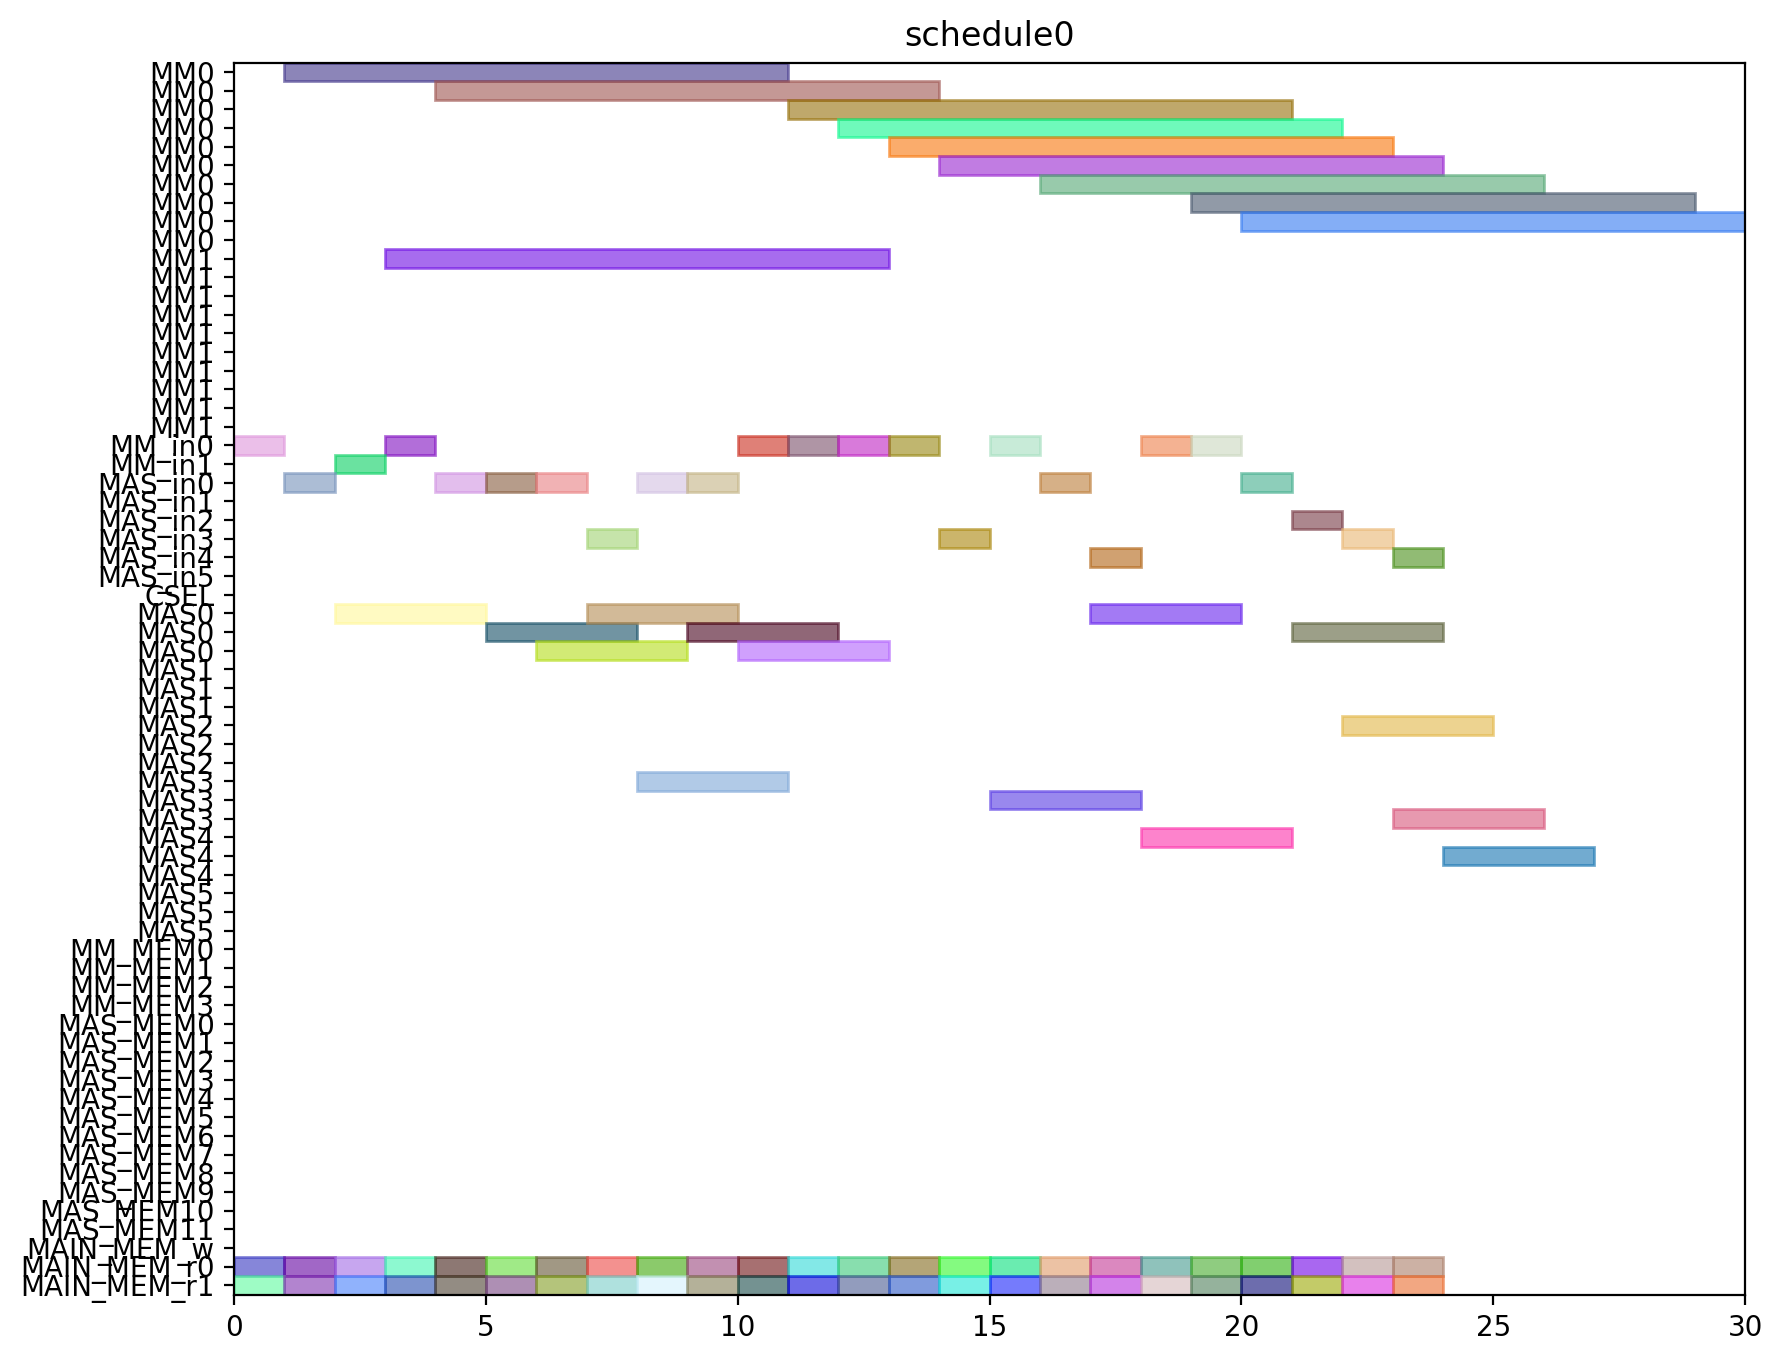

Recreate this plot in Python.
from pyschedule import Scenario, solvers, plotters, alt


def solve():
	horizon = 120
	S = Scenario("schedule0", horizon=horizon)

	# resource
	MM = S.Resources('MM', num=2, size=10)
	MM_in = S.Resources('MM_in', num=2)
	MAS_in = S.Resources('MAS_in', num=6)
	CSEL = S.Resource('CSEL')
	MAS = S.Resources('MAS', num=6, size=3, periods=range(1, horizon))
	MM_MEM = S.Resources('MM_MEM', num=4)
	MAS_MEM = S.Resources('MAS_MEM', num=12)
	MAIN_MEM_w = S.Resource('MAIN_MEM_w', size=1)
	MAIN_MEM_r = S.Resources('MAIN_MEM_r', num=2)

	# result of previous scheduling

	# new tasks
	t0_t0 = S.Task('t0_t0', length=3, delay_cost=1)
	t0_t0 += alt(MAS)
	t0_t0_in = S.Task('t0_t0_in', length=1, delay_cost=1)
	t0_t0_in += alt(MAS_in)
	S += t0_t0_in*MAS_in[0]<=t0_t0*MAS[0]

	S += t0_t0_in*MAS_in[1]<=t0_t0*MAS[1]

	S += t0_t0_in*MAS_in[2]<=t0_t0*MAS[2]

	S += t0_t0_in*MAS_in[3]<=t0_t0*MAS[3]

	S += t0_t0_in*MAS_in[4]<=t0_t0*MAS[4]

	S += t0_t0_in*MAS_in[5]<=t0_t0*MAS[5]

	t0_t0_mem0 = S.Task('t0_t0_mem0', length=1, delay_cost=1)
	t0_t0_mem0 += MAIN_MEM_r[0]
	S += t0_t0_mem0 <= t0_t0

	t0_t0_mem1 = S.Task('t0_t0_mem1', length=1, delay_cost=1)
	t0_t0_mem1 += MAIN_MEM_r[1]
	S += t0_t0_mem1 <= t0_t0

	t0_t1 = S.Task('t0_t1', length=3, delay_cost=1)
	t0_t1 += alt(MAS)
	t0_t1_in = S.Task('t0_t1_in', length=1, delay_cost=1)
	t0_t1_in += alt(MAS_in)
	S += t0_t1_in*MAS_in[0]<=t0_t1*MAS[0]

	S += t0_t1_in*MAS_in[1]<=t0_t1*MAS[1]

	S += t0_t1_in*MAS_in[2]<=t0_t1*MAS[2]

	S += t0_t1_in*MAS_in[3]<=t0_t1*MAS[3]

	S += t0_t1_in*MAS_in[4]<=t0_t1*MAS[4]

	S += t0_t1_in*MAS_in[5]<=t0_t1*MAS[5]

	t0_t1_mem0 = S.Task('t0_t1_mem0', length=1, delay_cost=1)
	t0_t1_mem0 += MAIN_MEM_r[0]
	S += t0_t1_mem0 <= t0_t1

	t0_t1_mem1 = S.Task('t0_t1_mem1', length=1, delay_cost=1)
	t0_t1_mem1 += MAIN_MEM_r[1]
	S += t0_t1_mem1 <= t0_t1

	t0_t3 = S.Task('t0_t3', length=10, delay_cost=1)
	t0_t3 += alt(MM)
	t0_t3_in = S.Task('t0_t3_in', length=1, delay_cost=1)
	t0_t3_in += alt(MM_in)
	S += t0_t3_in*MM_in[0]<=t0_t3*MM[0]
	S += t0_t3_in*MM_in[1]<=t0_t3*MM[1]
	t0_t3_mem0 = S.Task('t0_t3_mem0', length=1, delay_cost=1)
	t0_t3_mem0 += MAIN_MEM_r[0]
	S += t0_t3_mem0 <= t0_t3

	t0_t3_mem1 = S.Task('t0_t3_mem1', length=1, delay_cost=1)
	t0_t3_mem1 += MAIN_MEM_r[1]
	S += t0_t3_mem1 <= t0_t3

	t10 = S.Task('t10', length=3, delay_cost=1)
	t10 += alt(MAS)
	t10_in = S.Task('t10_in', length=1, delay_cost=1)
	t10_in += alt(MAS_in)
	S += t10_in*MAS_in[0]<=t10*MAS[0]

	S += t10_in*MAS_in[1]<=t10*MAS[1]

	S += t10_in*MAS_in[2]<=t10*MAS[2]

	S += t10_in*MAS_in[3]<=t10*MAS[3]

	S += t10_in*MAS_in[4]<=t10*MAS[4]

	S += t10_in*MAS_in[5]<=t10*MAS[5]

	t10_mem0 = S.Task('t10_mem0', length=1, delay_cost=1)
	t10_mem0 += MAIN_MEM_r[0]
	S += t10_mem0 <= t10

	t10_mem1 = S.Task('t10_mem1', length=1, delay_cost=1)
	t10_mem1 += MAIN_MEM_r[1]
	S += t10_mem1 <= t10

	t11 = S.Task('t11', length=3, delay_cost=1)
	t11 += alt(MAS)
	t11_in = S.Task('t11_in', length=1, delay_cost=1)
	t11_in += alt(MAS_in)
	S += t11_in*MAS_in[0]<=t11*MAS[0]

	S += t11_in*MAS_in[1]<=t11*MAS[1]

	S += t11_in*MAS_in[2]<=t11*MAS[2]

	S += t11_in*MAS_in[3]<=t11*MAS[3]

	S += t11_in*MAS_in[4]<=t11*MAS[4]

	S += t11_in*MAS_in[5]<=t11*MAS[5]

	t11_mem0 = S.Task('t11_mem0', length=1, delay_cost=1)
	t11_mem0 += MAIN_MEM_r[0]
	S += t11_mem0 <= t11

	t11_mem1 = S.Task('t11_mem1', length=1, delay_cost=1)
	t11_mem1 += MAIN_MEM_r[1]
	S += t11_mem1 <= t11

	t3_t0 = S.Task('t3_t0', length=10, delay_cost=1)
	t3_t0 += alt(MM)
	t3_t0_in = S.Task('t3_t0_in', length=1, delay_cost=1)
	t3_t0_in += alt(MM_in)
	S += t3_t0_in*MM_in[0]<=t3_t0*MM[0]
	S += t3_t0_in*MM_in[1]<=t3_t0*MM[1]
	t3_t0_mem0 = S.Task('t3_t0_mem0', length=1, delay_cost=1)
	t3_t0_mem0 += MAIN_MEM_r[0]
	S += t3_t0_mem0 <= t3_t0

	t3_t0_mem1 = S.Task('t3_t0_mem1', length=1, delay_cost=1)
	t3_t0_mem1 += MAIN_MEM_r[1]
	S += t3_t0_mem1 <= t3_t0

	t3_t1 = S.Task('t3_t1', length=10, delay_cost=1)
	t3_t1 += alt(MM)
	t3_t1_in = S.Task('t3_t1_in', length=1, delay_cost=1)
	t3_t1_in += alt(MM_in)
	S += t3_t1_in*MM_in[0]<=t3_t1*MM[0]
	S += t3_t1_in*MM_in[1]<=t3_t1*MM[1]
	t3_t1_mem0 = S.Task('t3_t1_mem0', length=1, delay_cost=1)
	t3_t1_mem0 += MAIN_MEM_r[0]
	S += t3_t1_mem0 <= t3_t1

	t3_t1_mem1 = S.Task('t3_t1_mem1', length=1, delay_cost=1)
	t3_t1_mem1 += MAIN_MEM_r[1]
	S += t3_t1_mem1 <= t3_t1

	t3_t2 = S.Task('t3_t2', length=3, delay_cost=1)
	t3_t2 += alt(MAS)
	t3_t2_in = S.Task('t3_t2_in', length=1, delay_cost=1)
	t3_t2_in += alt(MAS_in)
	S += t3_t2_in*MAS_in[0]<=t3_t2*MAS[0]

	S += t3_t2_in*MAS_in[1]<=t3_t2*MAS[1]

	S += t3_t2_in*MAS_in[2]<=t3_t2*MAS[2]

	S += t3_t2_in*MAS_in[3]<=t3_t2*MAS[3]

	S += t3_t2_in*MAS_in[4]<=t3_t2*MAS[4]

	S += t3_t2_in*MAS_in[5]<=t3_t2*MAS[5]

	t3_t2_mem0 = S.Task('t3_t2_mem0', length=1, delay_cost=1)
	t3_t2_mem0 += MAIN_MEM_r[0]
	S += t3_t2_mem0 <= t3_t2

	t3_t2_mem1 = S.Task('t3_t2_mem1', length=1, delay_cost=1)
	t3_t2_mem1 += MAIN_MEM_r[1]
	S += t3_t2_mem1 <= t3_t2

	t3_t3 = S.Task('t3_t3', length=3, delay_cost=1)
	t3_t3 += alt(MAS)
	t3_t3_in = S.Task('t3_t3_in', length=1, delay_cost=1)
	t3_t3_in += alt(MAS_in)
	S += t3_t3_in*MAS_in[0]<=t3_t3*MAS[0]

	S += t3_t3_in*MAS_in[1]<=t3_t3*MAS[1]

	S += t3_t3_in*MAS_in[2]<=t3_t3*MAS[2]

	S += t3_t3_in*MAS_in[3]<=t3_t3*MAS[3]

	S += t3_t3_in*MAS_in[4]<=t3_t3*MAS[4]

	S += t3_t3_in*MAS_in[5]<=t3_t3*MAS[5]

	t3_t3_mem0 = S.Task('t3_t3_mem0', length=1, delay_cost=1)
	t3_t3_mem0 += MAIN_MEM_r[0]
	S += t3_t3_mem0 <= t3_t3

	t3_t3_mem1 = S.Task('t3_t3_mem1', length=1, delay_cost=1)
	t3_t3_mem1 += MAIN_MEM_r[1]
	S += t3_t3_mem1 <= t3_t3

	t4_t0 = S.Task('t4_t0', length=3, delay_cost=1)
	t4_t0 += alt(MAS)
	t4_t0_in = S.Task('t4_t0_in', length=1, delay_cost=1)
	t4_t0_in += alt(MAS_in)
	S += t4_t0_in*MAS_in[0]<=t4_t0*MAS[0]

	S += t4_t0_in*MAS_in[1]<=t4_t0*MAS[1]

	S += t4_t0_in*MAS_in[2]<=t4_t0*MAS[2]

	S += t4_t0_in*MAS_in[3]<=t4_t0*MAS[3]

	S += t4_t0_in*MAS_in[4]<=t4_t0*MAS[4]

	S += t4_t0_in*MAS_in[5]<=t4_t0*MAS[5]

	t4_t0_mem0 = S.Task('t4_t0_mem0', length=1, delay_cost=1)
	t4_t0_mem0 += MAIN_MEM_r[0]
	S += t4_t0_mem0 <= t4_t0

	t4_t0_mem1 = S.Task('t4_t0_mem1', length=1, delay_cost=1)
	t4_t0_mem1 += MAIN_MEM_r[1]
	S += t4_t0_mem1 <= t4_t0

	t4_t1 = S.Task('t4_t1', length=3, delay_cost=1)
	t4_t1 += alt(MAS)
	t4_t1_in = S.Task('t4_t1_in', length=1, delay_cost=1)
	t4_t1_in += alt(MAS_in)
	S += t4_t1_in*MAS_in[0]<=t4_t1*MAS[0]

	S += t4_t1_in*MAS_in[1]<=t4_t1*MAS[1]

	S += t4_t1_in*MAS_in[2]<=t4_t1*MAS[2]

	S += t4_t1_in*MAS_in[3]<=t4_t1*MAS[3]

	S += t4_t1_in*MAS_in[4]<=t4_t1*MAS[4]

	S += t4_t1_in*MAS_in[5]<=t4_t1*MAS[5]

	t4_t1_mem0 = S.Task('t4_t1_mem0', length=1, delay_cost=1)
	t4_t1_mem0 += MAIN_MEM_r[0]
	S += t4_t1_mem0 <= t4_t1

	t4_t1_mem1 = S.Task('t4_t1_mem1', length=1, delay_cost=1)
	t4_t1_mem1 += MAIN_MEM_r[1]
	S += t4_t1_mem1 <= t4_t1

	t4_t3 = S.Task('t4_t3', length=10, delay_cost=1)
	t4_t3 += alt(MM)
	t4_t3_in = S.Task('t4_t3_in', length=1, delay_cost=1)
	t4_t3_in += alt(MM_in)
	S += t4_t3_in*MM_in[0]<=t4_t3*MM[0]
	S += t4_t3_in*MM_in[1]<=t4_t3*MM[1]
	t4_t3_mem0 = S.Task('t4_t3_mem0', length=1, delay_cost=1)
	t4_t3_mem0 += MAIN_MEM_r[0]
	S += t4_t3_mem0 <= t4_t3

	t4_t3_mem1 = S.Task('t4_t3_mem1', length=1, delay_cost=1)
	t4_t3_mem1 += MAIN_MEM_r[1]
	S += t4_t3_mem1 <= t4_t3

	t5_t0 = S.Task('t5_t0', length=10, delay_cost=1)
	t5_t0 += alt(MM)
	t5_t0_in = S.Task('t5_t0_in', length=1, delay_cost=1)
	t5_t0_in += alt(MM_in)
	S += t5_t0_in*MM_in[0]<=t5_t0*MM[0]
	S += t5_t0_in*MM_in[1]<=t5_t0*MM[1]
	t5_t0_mem0 = S.Task('t5_t0_mem0', length=1, delay_cost=1)
	t5_t0_mem0 += MAIN_MEM_r[0]
	S += t5_t0_mem0 <= t5_t0

	t5_t0_mem1 = S.Task('t5_t0_mem1', length=1, delay_cost=1)
	t5_t0_mem1 += MAIN_MEM_r[1]
	S += t5_t0_mem1 <= t5_t0

	t5_t1 = S.Task('t5_t1', length=10, delay_cost=1)
	t5_t1 += alt(MM)
	t5_t1_in = S.Task('t5_t1_in', length=1, delay_cost=1)
	t5_t1_in += alt(MM_in)
	S += t5_t1_in*MM_in[0]<=t5_t1*MM[0]
	S += t5_t1_in*MM_in[1]<=t5_t1*MM[1]
	t5_t1_mem0 = S.Task('t5_t1_mem0', length=1, delay_cost=1)
	t5_t1_mem0 += MAIN_MEM_r[0]
	S += t5_t1_mem0 <= t5_t1

	t5_t1_mem1 = S.Task('t5_t1_mem1', length=1, delay_cost=1)
	t5_t1_mem1 += MAIN_MEM_r[1]
	S += t5_t1_mem1 <= t5_t1

	t5_t2 = S.Task('t5_t2', length=3, delay_cost=1)
	t5_t2 += alt(MAS)
	t5_t2_in = S.Task('t5_t2_in', length=1, delay_cost=1)
	t5_t2_in += alt(MAS_in)
	S += t5_t2_in*MAS_in[0]<=t5_t2*MAS[0]

	S += t5_t2_in*MAS_in[1]<=t5_t2*MAS[1]

	S += t5_t2_in*MAS_in[2]<=t5_t2*MAS[2]

	S += t5_t2_in*MAS_in[3]<=t5_t2*MAS[3]

	S += t5_t2_in*MAS_in[4]<=t5_t2*MAS[4]

	S += t5_t2_in*MAS_in[5]<=t5_t2*MAS[5]

	t5_t2_mem0 = S.Task('t5_t2_mem0', length=1, delay_cost=1)
	t5_t2_mem0 += MAIN_MEM_r[0]
	S += t5_t2_mem0 <= t5_t2

	t5_t2_mem1 = S.Task('t5_t2_mem1', length=1, delay_cost=1)
	t5_t2_mem1 += MAIN_MEM_r[1]
	S += t5_t2_mem1 <= t5_t2

	t5_t3 = S.Task('t5_t3', length=3, delay_cost=1)
	t5_t3 += alt(MAS)
	t5_t3_in = S.Task('t5_t3_in', length=1, delay_cost=1)
	t5_t3_in += alt(MAS_in)
	S += t5_t3_in*MAS_in[0]<=t5_t3*MAS[0]

	S += t5_t3_in*MAS_in[1]<=t5_t3*MAS[1]

	S += t5_t3_in*MAS_in[2]<=t5_t3*MAS[2]

	S += t5_t3_in*MAS_in[3]<=t5_t3*MAS[3]

	S += t5_t3_in*MAS_in[4]<=t5_t3*MAS[4]

	S += t5_t3_in*MAS_in[5]<=t5_t3*MAS[5]

	t5_t3_mem0 = S.Task('t5_t3_mem0', length=1, delay_cost=1)
	t5_t3_mem0 += MAIN_MEM_r[0]
	S += t5_t3_mem0 <= t5_t3

	t5_t3_mem1 = S.Task('t5_t3_mem1', length=1, delay_cost=1)
	t5_t3_mem1 += MAIN_MEM_r[1]
	S += t5_t3_mem1 <= t5_t3

	t6_t0 = S.Task('t6_t0', length=10, delay_cost=1)
	t6_t0 += alt(MM)
	t6_t0_in = S.Task('t6_t0_in', length=1, delay_cost=1)
	t6_t0_in += alt(MM_in)
	S += t6_t0_in*MM_in[0]<=t6_t0*MM[0]
	S += t6_t0_in*MM_in[1]<=t6_t0*MM[1]
	t6_t0_mem0 = S.Task('t6_t0_mem0', length=1, delay_cost=1)
	t6_t0_mem0 += MAIN_MEM_r[0]
	S += t6_t0_mem0 <= t6_t0

	t6_t0_mem1 = S.Task('t6_t0_mem1', length=1, delay_cost=1)
	t6_t0_mem1 += MAIN_MEM_r[1]
	S += t6_t0_mem1 <= t6_t0

	t6_t1 = S.Task('t6_t1', length=10, delay_cost=1)
	t6_t1 += alt(MM)
	t6_t1_in = S.Task('t6_t1_in', length=1, delay_cost=1)
	t6_t1_in += alt(MM_in)
	S += t6_t1_in*MM_in[0]<=t6_t1*MM[0]
	S += t6_t1_in*MM_in[1]<=t6_t1*MM[1]
	t6_t1_mem0 = S.Task('t6_t1_mem0', length=1, delay_cost=1)
	t6_t1_mem0 += MAIN_MEM_r[0]
	S += t6_t1_mem0 <= t6_t1

	t6_t1_mem1 = S.Task('t6_t1_mem1', length=1, delay_cost=1)
	t6_t1_mem1 += MAIN_MEM_r[1]
	S += t6_t1_mem1 <= t6_t1

	t6_t2 = S.Task('t6_t2', length=3, delay_cost=1)
	t6_t2 += alt(MAS)
	t6_t2_in = S.Task('t6_t2_in', length=1, delay_cost=1)
	t6_t2_in += alt(MAS_in)
	S += t6_t2_in*MAS_in[0]<=t6_t2*MAS[0]

	S += t6_t2_in*MAS_in[1]<=t6_t2*MAS[1]

	S += t6_t2_in*MAS_in[2]<=t6_t2*MAS[2]

	S += t6_t2_in*MAS_in[3]<=t6_t2*MAS[3]

	S += t6_t2_in*MAS_in[4]<=t6_t2*MAS[4]

	S += t6_t2_in*MAS_in[5]<=t6_t2*MAS[5]

	t6_t2_mem0 = S.Task('t6_t2_mem0', length=1, delay_cost=1)
	t6_t2_mem0 += MAIN_MEM_r[0]
	S += t6_t2_mem0 <= t6_t2

	t6_t2_mem1 = S.Task('t6_t2_mem1', length=1, delay_cost=1)
	t6_t2_mem1 += MAIN_MEM_r[1]
	S += t6_t2_mem1 <= t6_t2

	t6_t3 = S.Task('t6_t3', length=3, delay_cost=1)
	t6_t3 += alt(MAS)
	t6_t3_in = S.Task('t6_t3_in', length=1, delay_cost=1)
	t6_t3_in += alt(MAS_in)
	S += t6_t3_in*MAS_in[0]<=t6_t3*MAS[0]

	S += t6_t3_in*MAS_in[1]<=t6_t3*MAS[1]

	S += t6_t3_in*MAS_in[2]<=t6_t3*MAS[2]

	S += t6_t3_in*MAS_in[3]<=t6_t3*MAS[3]

	S += t6_t3_in*MAS_in[4]<=t6_t3*MAS[4]

	S += t6_t3_in*MAS_in[5]<=t6_t3*MAS[5]

	t6_t3_mem0 = S.Task('t6_t3_mem0', length=1, delay_cost=1)
	t6_t3_mem0 += MAIN_MEM_r[0]
	S += t6_t3_mem0 <= t6_t3

	t6_t3_mem1 = S.Task('t6_t3_mem1', length=1, delay_cost=1)
	t6_t3_mem1 += MAIN_MEM_r[1]
	S += t6_t3_mem1 <= t6_t3

	t7_t0 = S.Task('t7_t0', length=10, delay_cost=1)
	t7_t0 += alt(MM)
	t7_t0_in = S.Task('t7_t0_in', length=1, delay_cost=1)
	t7_t0_in += alt(MM_in)
	S += t7_t0_in*MM_in[0]<=t7_t0*MM[0]
	S += t7_t0_in*MM_in[1]<=t7_t0*MM[1]
	t7_t0_mem0 = S.Task('t7_t0_mem0', length=1, delay_cost=1)
	t7_t0_mem0 += MAIN_MEM_r[0]
	S += t7_t0_mem0 <= t7_t0

	t7_t0_mem1 = S.Task('t7_t0_mem1', length=1, delay_cost=1)
	t7_t0_mem1 += MAIN_MEM_r[1]
	S += t7_t0_mem1 <= t7_t0

	t7_t1 = S.Task('t7_t1', length=10, delay_cost=1)
	t7_t1 += alt(MM)
	t7_t1_in = S.Task('t7_t1_in', length=1, delay_cost=1)
	t7_t1_in += alt(MM_in)
	S += t7_t1_in*MM_in[0]<=t7_t1*MM[0]
	S += t7_t1_in*MM_in[1]<=t7_t1*MM[1]
	t7_t1_mem0 = S.Task('t7_t1_mem0', length=1, delay_cost=1)
	t7_t1_mem0 += MAIN_MEM_r[0]
	S += t7_t1_mem0 <= t7_t1

	t7_t1_mem1 = S.Task('t7_t1_mem1', length=1, delay_cost=1)
	t7_t1_mem1 += MAIN_MEM_r[1]
	S += t7_t1_mem1 <= t7_t1

	t7_t2 = S.Task('t7_t2', length=3, delay_cost=1)
	t7_t2 += alt(MAS)
	t7_t2_in = S.Task('t7_t2_in', length=1, delay_cost=1)
	t7_t2_in += alt(MAS_in)
	S += t7_t2_in*MAS_in[0]<=t7_t2*MAS[0]

	S += t7_t2_in*MAS_in[1]<=t7_t2*MAS[1]

	S += t7_t2_in*MAS_in[2]<=t7_t2*MAS[2]

	S += t7_t2_in*MAS_in[3]<=t7_t2*MAS[3]

	S += t7_t2_in*MAS_in[4]<=t7_t2*MAS[4]

	S += t7_t2_in*MAS_in[5]<=t7_t2*MAS[5]

	t7_t2_mem0 = S.Task('t7_t2_mem0', length=1, delay_cost=1)
	t7_t2_mem0 += MAIN_MEM_r[0]
	S += t7_t2_mem0 <= t7_t2

	t7_t2_mem1 = S.Task('t7_t2_mem1', length=1, delay_cost=1)
	t7_t2_mem1 += MAIN_MEM_r[1]
	S += t7_t2_mem1 <= t7_t2

	t7_t3 = S.Task('t7_t3', length=3, delay_cost=1)
	t7_t3 += alt(MAS)
	t7_t3_in = S.Task('t7_t3_in', length=1, delay_cost=1)
	t7_t3_in += alt(MAS_in)
	S += t7_t3_in*MAS_in[0]<=t7_t3*MAS[0]

	S += t7_t3_in*MAS_in[1]<=t7_t3*MAS[1]

	S += t7_t3_in*MAS_in[2]<=t7_t3*MAS[2]

	S += t7_t3_in*MAS_in[3]<=t7_t3*MAS[3]

	S += t7_t3_in*MAS_in[4]<=t7_t3*MAS[4]

	S += t7_t3_in*MAS_in[5]<=t7_t3*MAS[5]

	t7_t3_mem0 = S.Task('t7_t3_mem0', length=1, delay_cost=1)
	t7_t3_mem0 += MAIN_MEM_r[0]
	S += t7_t3_mem0 <= t7_t3

	t7_t3_mem1 = S.Task('t7_t3_mem1', length=1, delay_cost=1)
	t7_t3_mem1 += MAIN_MEM_r[1]
	S += t7_t3_mem1 <= t7_t3

	solvers.mip.solve(S,msg=1,kind='CPLEX',ratio_gap=1.01)

	solution = [['hoge']*len(S.solution()[1]) for i in range(len(S.solution()))]
	for i in range(len(S.solution())):
		for j in range(len(S.solution()[i])):
			solution[i][j]=str(S.solution()[i][j])
	print(solution)

	cycles = int(solution[-1][3])

	pic_file_name = "/mnt/rose/usr1/fukuda/ABE/multiRAM_multiMAS_16mux/scheduling_result/stage10MM2_stage3MAS6/SQR012345/schedule0.png"
	if(S.solution() != []):
		plotters.matplotlib.plot(S,img_filename=pic_file_name, show_task_labels=False, fig_size=(cycles*0.25+3, 8))

	return solution
